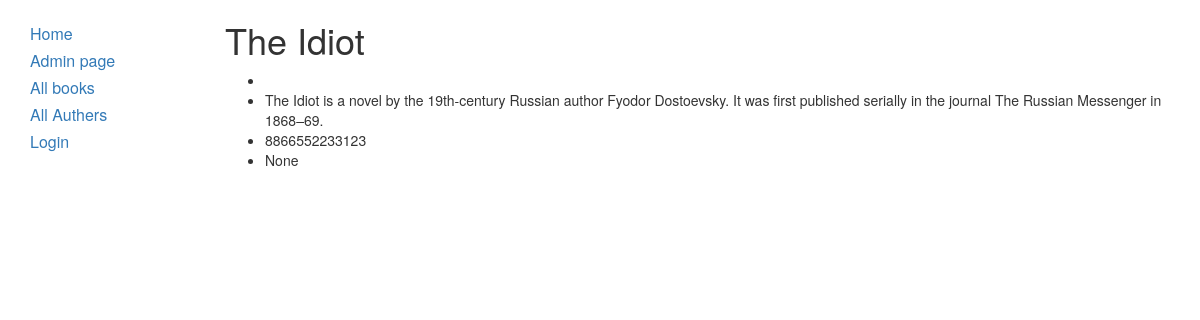
/book/2/, run on the app's committed database.
### app/models.py (models this page shows, shortened)
class Book(models.Model):
    title=      models.CharField(max_length=200)
    author=     models.ForeignKey(Author, on_delete=models.CASCADE , null=True)
    summary=    models.TextField(max_length=1000, help_text="Enter a brief description of the book")
    isbn=       models.CharField('ISBN', max_length=13, help_text="13 character <a href=")
    genre=      models.ManyToManyField(Genre,help_text="select a genre for this book")

### app/views.py (the view)
# urls.py: url(r'^(?P<pk>[0-9]+)/$', views.Book_detail, name="book-detail"),
def Book_detail(request , pk):
    context = {
    'book' : models.Book.objects.filter(pk=pk)[0]
    }
    return render(request,'app/book_detail.html' , context)

### app/templates/app/book_detail.html
{% extends "app/layout.html" %}
{% block content %}
<h1>{{book.title}}</h1>
<ul>
    <li>{{ book.auther.first_name }}{{ book.auther.last_name }}</li>
    <li>{{ book.summary }}</li>
    <li>{{ book.isbn }}</li>
    <li>{{ book.genre.name }}</li>
</ul>
{% endblock content %}

### data on the page
Book: title "The Idiot", summary "The Idiot is a novel by the 19th-century Russian author Fyodor Dostoevsky. It was first published serially in the journal The Russian Messenger in 1868–69.", isbn "8866552233123", genre.name "None"
